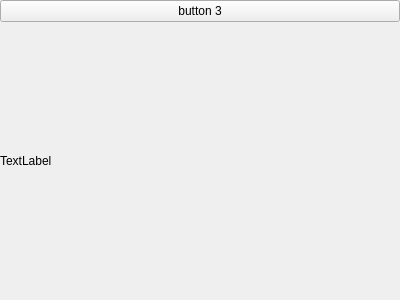
<?xml version="1.0" encoding="UTF-8"?>
<ui version="4.0">
 <class>Form3</class>
 <widget class="QWidget" name="Form3">
  <property name="geometry">
   <rect>
    <x>0</x>
    <y>0</y>
    <width>400</width>
    <height>300</height>
   </rect>
  </property>
  <property name="windowTitle">
   <string>Form</string>
  </property>
  <layout class="QGridLayout" name="gridLayout">
   <property name="leftMargin">
    <number>0</number>
   </property>
   <property name="topMargin">
    <number>0</number>
   </property>
   <property name="rightMargin">
    <number>0</number>
   </property>
   <property name="bottomMargin">
    <number>0</number>
   </property>
   <property name="spacing">
    <number>0</number>
   </property>
   <item row="0" column="0">
    <widget class="QPushButton" name="button_3">
     <property name="text">
      <string>button 3</string>
     </property>
    </widget>
   </item>
   <item row="1" column="0">
    <widget class="QLabel" name="label_3">
     <property name="sizePolicy">
      <sizepolicy hsizetype="Preferred" vsizetype="Preferred">
       <horstretch>0</horstretch>
       <verstretch>0</verstretch>
      </sizepolicy>
     </property>
     <property name="autoFillBackground">
      <bool>false</bool>
     </property>
     <property name="text">
      <string>TextLabel</string>
     </property>
     <property name="scaledContents">
      <bool>false</bool>
     </property>
    </widget>
   </item>
  </layout>
 </widget>
 <resources/>
 <connections/>
</ui>
